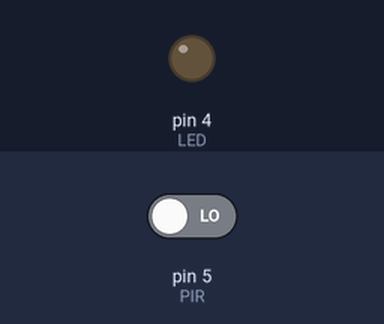
Simulated run of this sketch. Board: Arduino Uno, built with avr-gcc and run on an emulated ATmega328P. Shown: output pins drawn as LEDs (lit = HIGH). Inputs (shaded band) come from the test bench; at power-on: pin 5 (PIR) LOW.

Above: at 1.2 s.
1.3 s: pin 5 (PIR) driven HIGH
At 2.2 s:
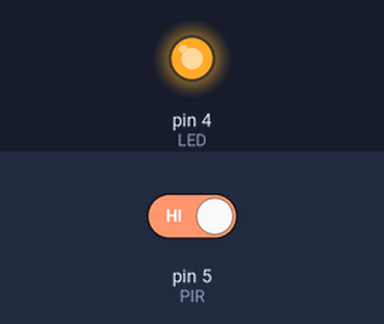
2.8 s: pin 5 (PIR) driven LOW
At 3.4 s:
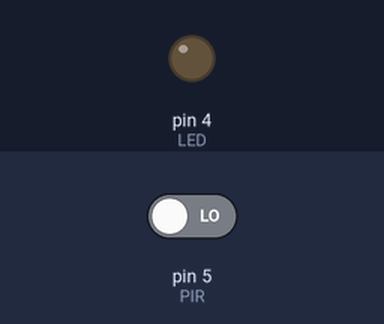
Timing chart, 0 to 5.8 s (numbered marks = the images above; inputs shaded):
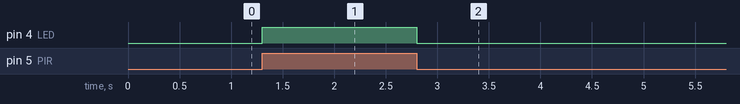

The sketch:

PIR.ino
```cpp
#include "WeMosPin.h"

#define PIR 5
#define LED 4

void setup() {
  // put your setup code here, to run once:

    pinMode(PIR, INPUT);
    pinMode(LED, OUTPUT);
    Serial.begin(115200);

}

void loop() {

//  digitalWrite(LED,HIGH);
//  delay(500);
//
//  digitalWrite(LED,LOW);
//  delay(500);


//  put your main code here, to run repeatedly:
  int check =digitalRead(PIR);
  if(check == HIGH){
    digitalWrite(LED, HIGH);

  }else{
    digitalWrite(LED,LOW);
  }

}
```

WeMosPin.h
```cpp
#define D0 3
#define D1 1
#define D2 16
#define D3 5
#define D4 4
#define D5 14
#define D6 12
#define D7 13
#define D8 0
#define D9 2
#define D10 15
#define D11 13
#define D12 12
#define D13 4

#define TX0 15
#define RX0 13
```

Measured:
- after the input at 1.3 s, pin 4 (LED): LOW → HIGH at once
- after the input at 2.8 s, pin 4 (LED): HIGH → LOW at once
